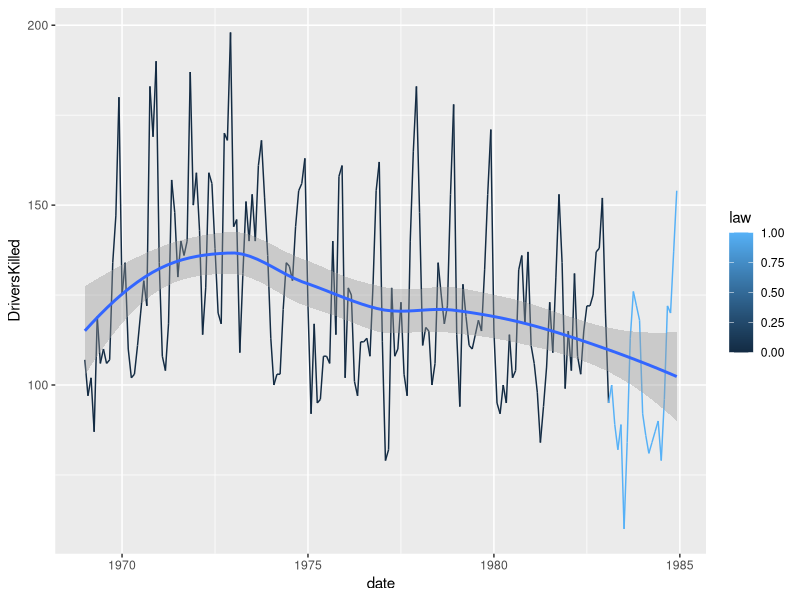
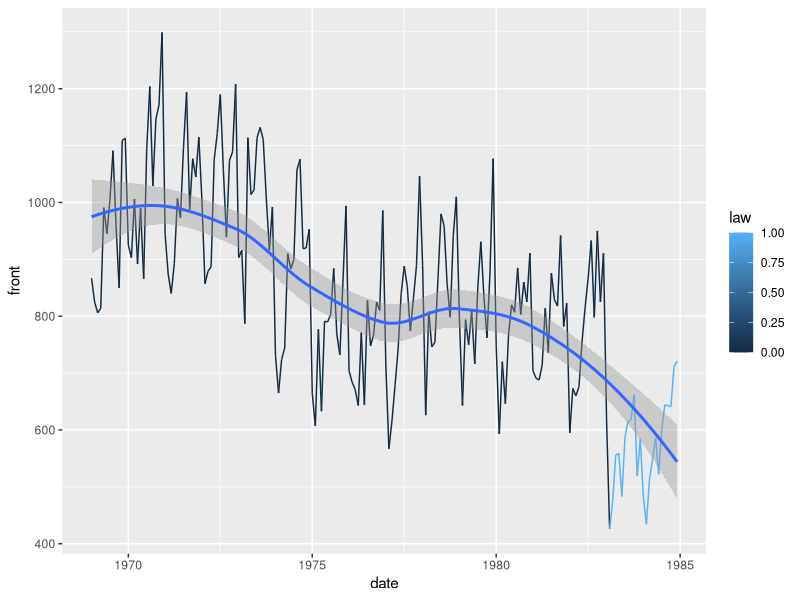
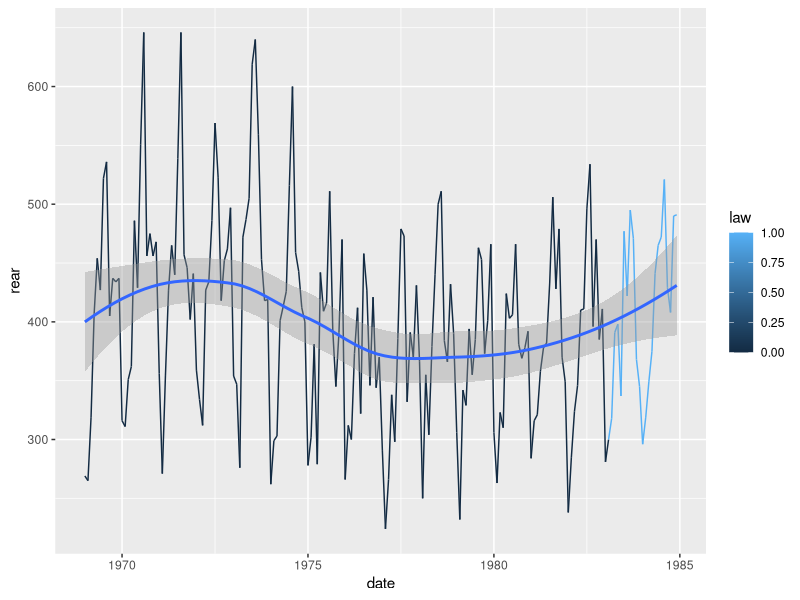
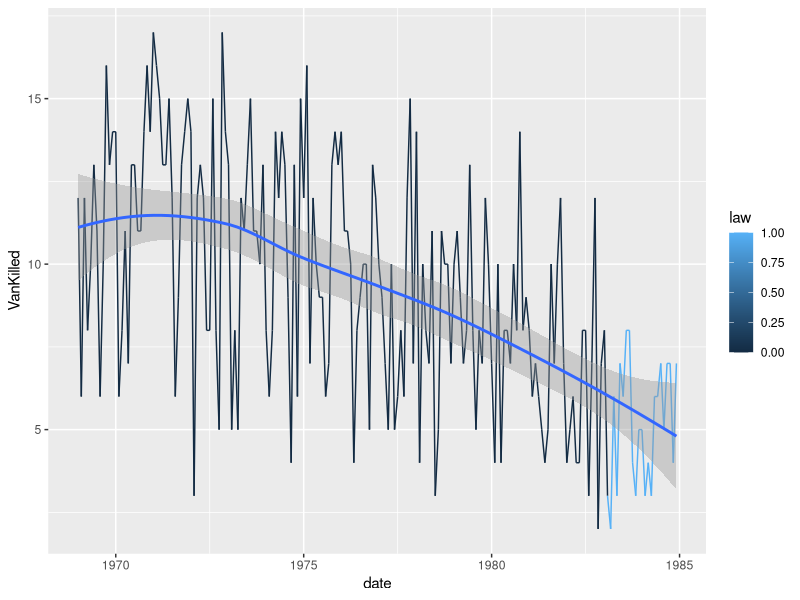
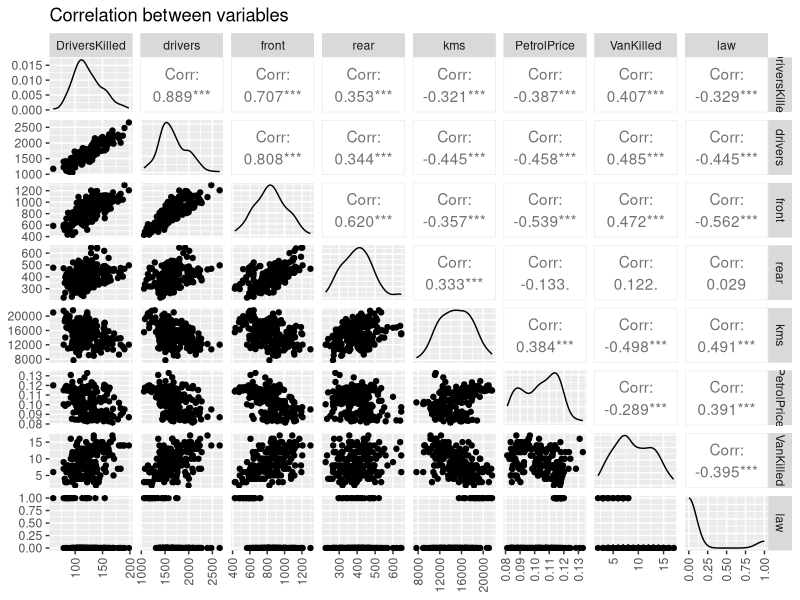
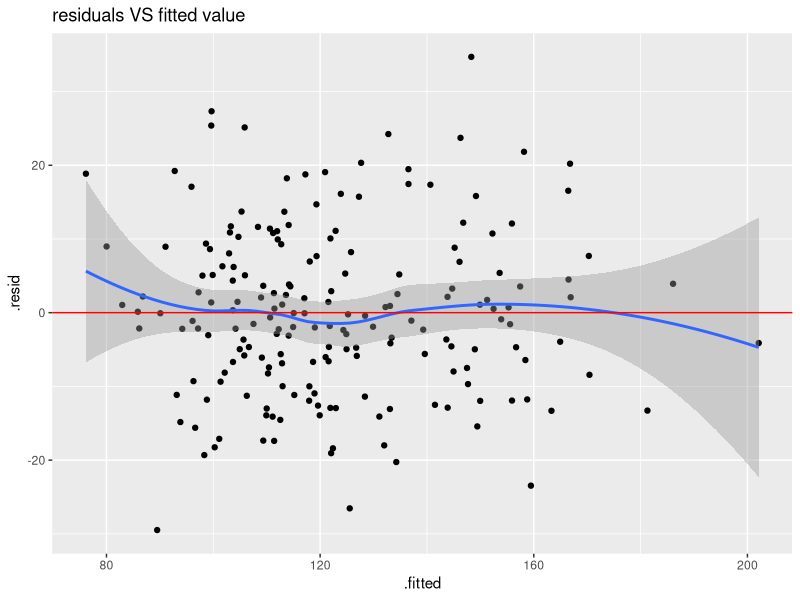

Recreate these plots in R, in order.
## ---- chunk 1
# Libraries
set.seed(96024)

library(tidyverse)
library(readr)
library(kableExtra)
library(bookdown)
## ---- chunk 2
knitr::opts_chunk$set(fig.pos = 'H', echo = FALSE, message = FALSE, warning = FALSE)
## ---- chunk 3
Seatbelts_data = data.frame(as.matrix(Seatbelts),date=time(Seatbelts))
## ---- chunk 4
ggplot(data=Seatbelts_data, aes(x=date,y=DriversKilled,col=law))+geom_line()+geom_smooth()
## ---- chunk 5
ggplot(data=Seatbelts_data, aes(x=date,y=front,col=law))+geom_line()+geom_smooth()
## ---- chunk 6
ggplot(data=Seatbelts_data, aes(x=date,y=rear,col=law))+geom_line()+geom_smooth()
## ---- chunk 7
ggplot(data=Seatbelts_data, aes(x=date,y=VanKilled,col=law))+geom_line()+geom_smooth()
## ---- chunk 8
Seatbelts_data %>%
  group_by(law) %>%
  summarise(DriversKilled_Average=mean(DriversKilled)) %>%
  kable(caption="Drivers killed before and after law")
## ---- chunk 9
Seatbelts_data %>%
  group_by(law) %>%
  summarise(Rear_Average=mean(rear)) %>%
  kable(caption="Back seat passengers killed before and after law")
## ---- chunk 10
Seatbelts_data %>%
  group_by(law) %>%
  summarise(Front_Average=mean(front)) %>%
  kable(caption="Front seat passengers killed before and after law")
## ---- chunk 11
Seatbelts_data %>%
  group_by(law) %>%
  summarise(Van_Average=mean(VanKilled)) %>%
  kable(caption="Light good vehicle drivers killed before and after law")
## ---- chunk 12
library(ggplot2)
library(GGally)
library(tidyverse)
library(readr)
library(broom)
## ---- chunk 13
Seatbelts%>%as.data.frame()->seatbelts
## ---- chunk 14
seatbelts%>%
  select("DriversKilled", "drivers", "front")%>%
  summary()%>%
  kable(caption = "Summary of the three variabls")%>%
  kable_styling(bootstrap_options = c("bordered", "hover"))
## ---- chunk 15
seatbelts%>% 
  ggpairs()+
  ggtitle("Correlation between variables")+
  theme(axis.text.x = element_text(angle = 90, vjust = 0.5, hjust=1))
## ---- chunk 16
Seatbelts%>%as.data.frame()->seatbelts
seatbelts%>%
  mutate(law=as.factor(law))->Seatbelt

fit<-lm(DriversKilled ~ ., data=Seatbelt)
summary(fit)
## ---- chunk 17
aug<-augment(fit)
## ---- chunk 18
ggplot(aug, aes(x=.fitted, y=.resid))+
  geom_point()+
  geom_smooth()+
   geom_hline(yintercept=0, color="red")+
  ggtitle("residuals VS fitted value")
